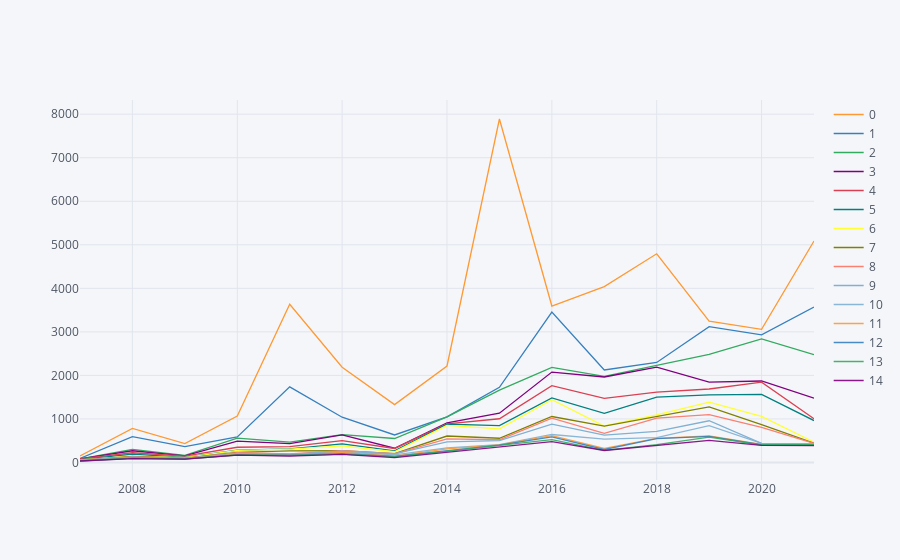

Notebook cell for this chart:
### Code cell
top15empsn.transpose().iplot()

### Figure 1 — Plotly figure (JSON) as saved in the notebook; plotly's stock layout.template omitted (floating-point values rounded to 4 significant figures)
{"data": [{"line": {"color": "rgba(255, 153, 51, 1.0)", "dash": "solid", "shape": "linear", "width": 1.3}, "mode": "lines", "name": "0", "text": "", "type": "scatter", "x": [2007, 2008, 2009, 2010, 2011, 2012, 2013, 2014, 2015, 2016, 2017, 2018, 2019, 2020, 2021], "y": [151, 783, 435, 1065, 3634, 2189, 1329, 2216, 7889, 3593, 4038, 4793, 3247, 3057, 5086]}, {"line": {"color": "rgba(55, 128, 191, 1.0)", "dash": "solid", "shape": "linear", "width": 1.3}, "mode": "lines", "name": "1", "text": "", "type": "scatter", "x": [2007, 2008, 2009, 2010, 2011, 2012, 2013, 2014, 2015, 2016, 2017, 2018, 2019, 2020, 2021], "y": [94, 595, 364, 586, 1736, 1039, 632, 1049, 1727, 3454, 2125, 2298, 3120, 2930, 3568]}, {"line": {"color": "rgba(50, 171, 96, 1.0)", "dash": "solid", "shape": "linear", "width": 1.3}, "mode": "lines", "name": "2", "text": "", "type": "scatter", "x": [2007, 2008, 2009, 2010, 2011, 2012, 2013, 2014, 2015, 2016, 2017, 2018, 2019, 2020, 2021], "y": [84, 302, 163, 560, 469, 640, 551, 1048, 1661, 2183, 1976, 2228, 2483, 2836, 2476]}, {"line": {"color": "rgba(128, 0, 128, 1.0)", "dash": "solid", "shape": "linear", "width": 1.3}, "mode": "lines", "name": "3", "text": "", "type": "scatter", "x": [2007, 2008, 2009, 2010, 2011, 2012, 2013, 2014, 2015, 2016, 2017, 2018, 2019, 2020, 2021], "y": [84, 269, 150, 490, 432, 632, 327, 912, 1133, 2077, 1963, 2189, 1847, 1872, 1478]}, {"line": {"color": "rgba(219, 64, 82, 1.0)", "dash": "solid", "shape": "linear", "width": 1.3}, "mode": "lines", "name": "4", "text": "", "type": "scatter", "x": [2007, 2008, 2009, 2010, 2011, 2012, 2013, 2014, 2015, 2016, 2017, 2018, 2019, 2020, 2021], "y": [82, 224, 145, 350, 362, 504, 322, 885, 1004, 1766, 1473, 1617, 1688, 1844, 1003]}, {"line": {"color": "rgba(0, 128, 128, 1.0)", "dash": "solid", "shape": "linear", "width": 1.3}, "mode": "lines", "name": "5", "text": "", "type": "scatter", "x": [2007, 2008, 2009, 2010, 2011, 2012, 2013, 2014, 2015, 2016, 2017, 2018, 2019, 2020, 2021], "y": [65, 193, 117, 281, 311, 429, 265, 882, 845, 1484, 1130, 1499, 1551, 1562, 963]}, {"line": {"color": "rgba(255, 255, 51, 1.0)", "dash": "solid", "shape": "linear", "width": 1.3}, "mode": "lines", "name": "6", "text": "", "type": "scatter", "x": [2007, 2008, 2009, 2010, 2011, 2012, 2013, 2014, 2015, 2016, 2017, 2018, 2019, 2020, 2021], "y": [57, 147, 112, 278, 305, 381, 247, 853, 772, 1442, 838, 1095, 1385, 1060, 464]}, {"line": {"color": "rgba(128, 128, 0, 1.0)", "dash": "solid", "shape": "linear", "width": 1.3}, "mode": "lines", "name": "7", "text": "", "type": "scatter", "x": [2007, 2008, 2009, 2010, 2011, 2012, 2013, 2014, 2015, 2016, 2017, 2018, 2019, 2020, 2021], "y": [55, 142, 99, 233, 266, 274, 204, 608, 557, 1056, 834, 1050, 1276, 871, 443]}, {"line": {"color": "rgba(251, 128, 114, 1.0)", "dash": "solid", "shape": "linear", "width": 1.3}, "mode": "lines", "name": "8", "text": "", "type": "scatter", "x": [2007, 2008, 2009, 2010, 2011, 2012, 2013, 2014, 2015, 2016, 2017, 2018, 2019, 2020, 2021], "y": [53, 128, 91, 227, 198, 270, 200, 541, 522, 1019, 667, 1018, 1101, 805, 437]}, {"line": {"color": "rgba(128, 177, 211, 1.0)", "dash": "solid", "shape": "linear", "width": 1.3}, "mode": "lines", "name": "9", "text": "", "type": "scatter", "x": [2007, 2008, 2009, 2010, 2011, 2012, 2013, 2014, 2015, 2016, 2017, 2018, 2019, 2020, 2021], "y": [45, 121, 87, 211, 184, 258, 198, 473, 503, 882, 627, 716, 958, 440, 428]}, {"line": {"color": "rgba(128, 177, 211, 0.8999999999999999)", "dash": "solid", "shape": "linear", "width": 1.3}, "mode": "lines", "name": "10", "text": "", "type": "scatter", "x": [2007, 2008, 2009, 2010, 2011, 2012, 2013, 2014, 2015, 2016, 2017, 2018, 2019, 2020, 2021], "y": [45, 114, 87, 195, 184, 236, 173, 337, 410, 643, 537, 571, 845, 438, 428]}, {"line": {"color": "rgba(255, 153, 51, 0.8999999999999999)", "dash": "solid", "shape": "linear", "width": 1.3}, "mode": "lines", "name": "11", "text": "", "type": "scatter", "x": [2007, 2008, 2009, 2010, 2011, 2012, 2013, 2014, 2015, 2016, 2017, 2018, 2019, 2020, 2021], "y": [43, 102, 83, 189, 170, 232, 148, 311, 405, 616, 324, 555, 608, 417, 422]}, {"line": {"color": "rgba(55, 128, 191, 0.8999999999999999)", "dash": "solid", "shape": "linear", "width": 1.3}, "mode": "lines", "name": "12", "text": "", "type": "scatter", "x": [2007, 2008, 2009, 2010, 2011, 2012, 2013, 2014, 2015, 2016, 2017, 2018, 2019, 2020, 2021], "y": [37, 98, 82, 176, 167, 202, 137, 268, 398, 586, 299, 549, 599, 412, 409]}, {"line": {"color": "rgba(50, 171, 96, 0.8999999999999999)", "dash": "solid", "shape": "linear", "width": 1.3}, "mode": "lines", "name": "13", "text": "", "type": "scatter", "x": [2007, 2008, 2009, 2010, 2011, 2012, 2013, 2014, 2015, 2016, 2017, 2018, 2019, 2020, 2021], "y": [34, 94, 78, 172, 159, 192, 131, 255, 392, 523, 277, 409, 582, 401, 408]}, {"line": {"color": "rgba(128, 0, 128, 0.8999999999999999)", "dash": "solid", "shape": "linear", "width": 1.3}, "mode": "lines", "name": "14", "text": "", "type": "scatter", "x": [2007, 2008, 2009, 2010, 2011, 2012, 2013, 2014, 2015, 2016, 2017, 2018, 2019, 2020, 2021], "y": [34, 90, 78, 167, 144, 184, 113, 236, 348, 478, 275, 399, 509, 391, 389]}], "layout": {"legend": {"bgcolor": "#F5F6F9", "font": {"color": "#4D5663"}}, "paper_bgcolor": "#F5F6F9", "plot_bgcolor": "#F5F6F9", "title": {"font": {"color": "#4D5663"}}, "xaxis": {"gridcolor": "#E1E5ED", "showgrid": true, "tickfont": {"color": "#4D5663"}, "title": {"font": {"color": "#4D5663"}, "text": ""}, "zerolinecolor": "#E1E5ED"}, "yaxis": {"gridcolor": "#E1E5ED", "showgrid": true, "tickfont": {"color": "#4D5663"}, "title": {"font": {"color": "#4D5663"}, "text": ""}, "zerolinecolor": "#E1E5ED"}}}
